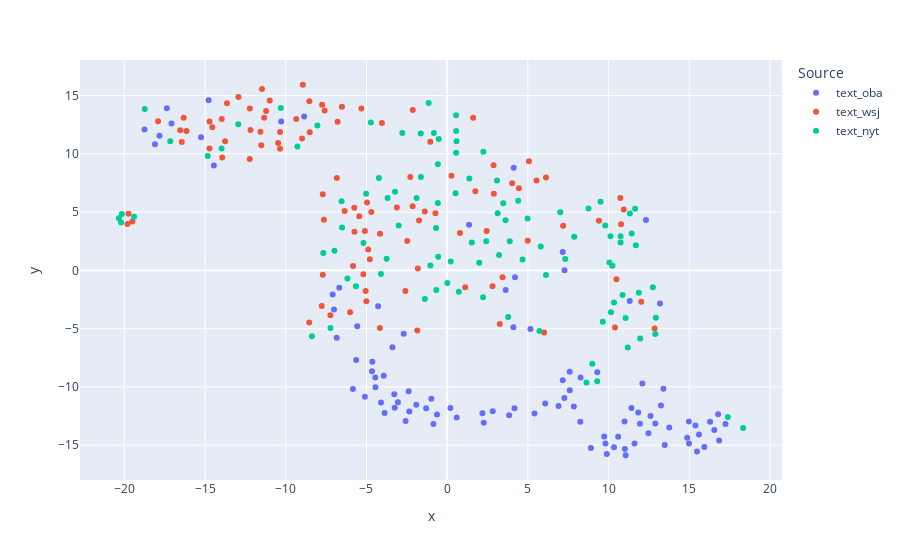

This figure's notebook cell:
### Code cell
fig = px.scatter(df2, 
             x='x', 
             y="y", 
             color=df2['Source'], 
             hover_name=df2.index)
fig.show()
